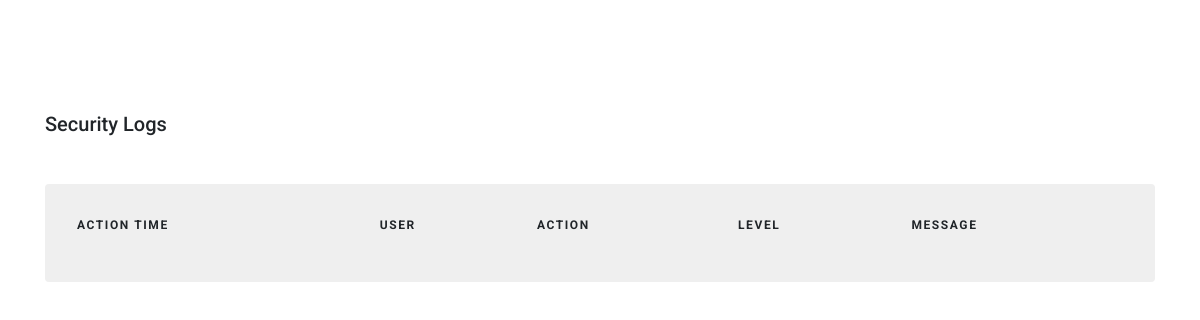
/index/logs/ (signed in), run on an earlier commit of the app's database.
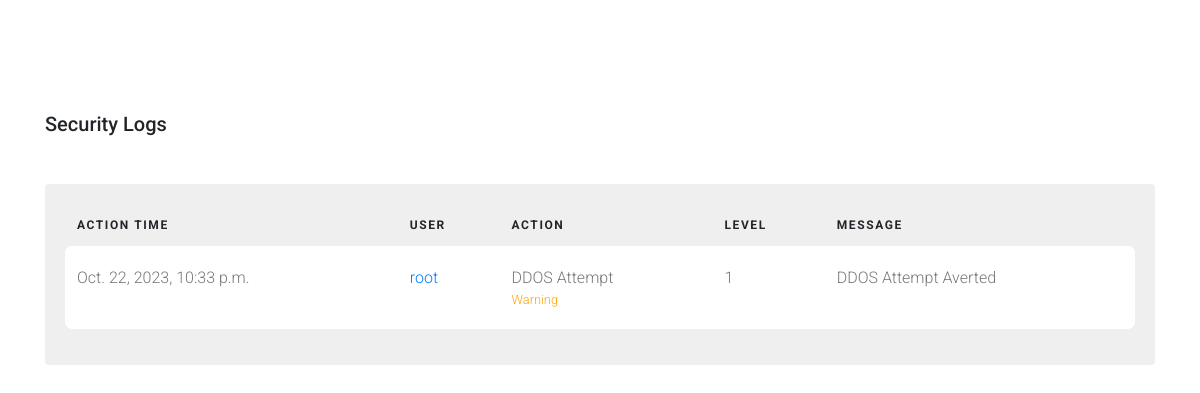
And on a later commit of the database.
### System/models.py (models this page shows, shortened)
class Security_logs(models.Model):
    action_time = models.DateTimeField(auto_now_add=True)
    User = models.ForeignKey(User, on_delete=models.SET_NULL, null=True)
    Action = models.CharField(max_length=100)
    level = models.IntegerField(default='0')
    message = models.CharField(max_length=1000)

### System/views.py (the view)
# urls.py: path("logs/", views.sec_log, name="logs"),
@login_required(login_url='login')
def sec_log(request):
    logs = Security_logs.objects.all()
    context = {'data':logs}
    return render(request, 'dms/statistics/security.html', context)

### template/dms/statistics/security.html (shortened to what this page needs)
{% load static %}
<!doctype html>
<html lang="en">
  <head></head>
    <link rel="stylesheet" href="{% static 'css/sec/bootstrap.min.css' %}">
    <link rel="stylesheet" href="{% static 'css/sec/style.css' %}">
  </head>
  <body>
  <div class="content">
    <div class="container">
      <h2 class="mb-5">Security Logs</h2>
      <div class="table-responsive custom-table-responsive">
        <table class="table custom-table">
          <thead>
            <tr>
              <th scope="col">Action Time</th>
              <th scope="col">User</th>
              <th scope="col">Action</th>
              <th scope="col">Level</th>
              <th scope="col">Message</th>
            </tr>
          </thead>
          <tbody>
            {% if data %}
            {% for d in data%}
            <tr scope="row">
              <td>
                {{d.action_time}}
              </td>
              <td><a href="#">{{d.User}}</a></td>
              <td>
                {{d.Action}}
                {% if d.level == 1 %}
                <small class="d-block" style="color:orange">Warning</small>
                {%endif%}
              </td>
              <td>{{d.level}}</td>
              <td>{{d.message}}</td>
            </tr>
            {%endfor%}
            {%endif%}
          </tbody>
        </table>
      </div>
    </div>
  </div>
  </body>
</html>

### static/css/sec/style.css (style rules this page uses)
body { font-family: "Roboto", -apple-system, BlinkMacSystemFont, "Segoe UI", Roboto, "Helvetica Neue", Arial, "Noto Sans", sans-serif, "Apple Color Emoji", "Segoe UI Emoji", "Segoe UI Symbol", "Noto Color Emoji"; background-color: #fff; font-weight: 300; }
h1, h2, h3, h4, h5, h6, .h1, .h2, .h3, .h4, .h5, .h6 { font-family: "Roboto", -apple-system, BlinkMacSystemFont, "Segoe UI", Roboto, "Helvetica Neue", Arial, "Noto Sans", sans-serif, "Apple Color Emoji", "Segoe UI Emoji", "Segoe UI Symbol", "Noto Color Emoji"; }
a { -webkit-transition: .3s all ease; -o-transition: .3s all ease; transition: .3s all ease; }
a, a:hover { text-decoration: none !important; }
.content { padding: 7rem 0; }
h2 { font-size: 20px; }
.custom-table-responsive { background-color: #efefef; padding: 20px; border-radius: 4px; }
.custom-table { min-width: 900px; }
.custom-table thead tr, .custom-table thead th { border-top: none; border-bottom: none !important; font-size: 12px; text-transform: uppercase; letter-spacing: .1rem; }
.custom-table tbody th, .custom-table tbody td { color: #777; font-weight: 400; padding-bottom: 20px; padding-top: 20px; font-weight: 300; }
.custom-table tbody th small, .custom-table tbody td small { color: #b3b3b3; font-weight: 300; }
.custom-table tbody tr:not(.spacer) { border-radius: 7px; overflow: hidden; -webkit-transition: .3s all ease; -o-transition: .3s all ease; transition: .3s all ease; }
.custom-table tbody tr th, .custom-table tbody tr td { background: #fff; border: none; }
.custom-table tbody tr th:first-child, .custom-table tbody tr td:first-child { border-top-left-radius: 7px; border-bottom-left-radius: 7px; }
.custom-table tbody tr th:last-child, .custom-table tbody tr td:last-child { border-top-right-radius: 7px; border-bottom-right-radius: 7px; }

What changed in the data, as far as the page shows it:
added Security_logs: action_time "Oct. 22, 2023, 10:33 p.m.", User "root", Action "DDOS Attempt", shows "Warning", level "1", message "DDOS Attempt Averted"
